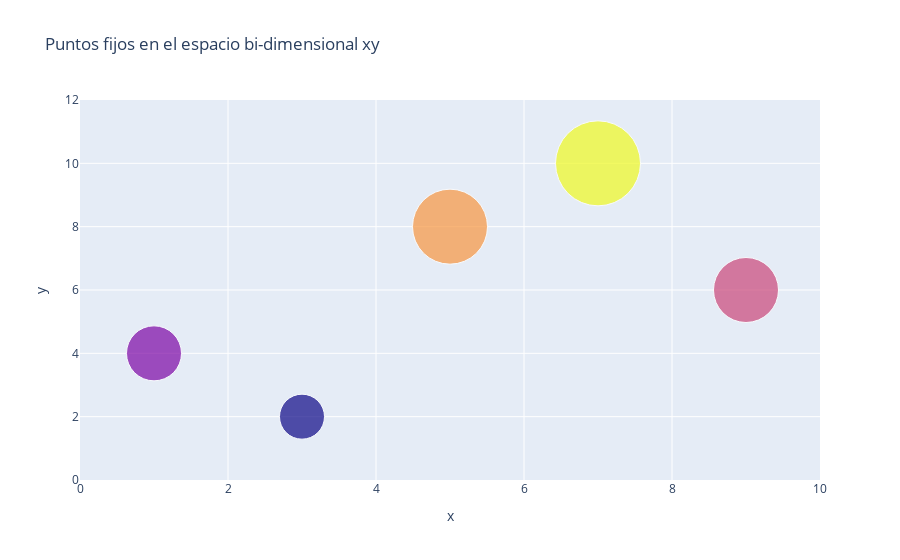

Source (notebook cell):
### Markdown cell above
# ¿Por qué un corazón?

¿Haz jugado submarino? En un juego en el que dices un par de coordenadas para localizar los barquitos de tu oponente colocados en un tablero cuadrado. Una coordenada corresponde al eje horizontal y la otra al vertical. En un mapa o un plano bi-dimensional pasa lo mismo, señalas regiones en el espacio con dos componentes que lo caracterizan.

En la imagen de abajo hay puntos en el plano cartesiano, con ejes $x$ y $y$. Puedes imaginar que son los barquitos del juego o locales de comida deliciosa en un mapa de la ciudad. Este tipo de representación es útil cuando quieres mostrar algo *quieto* respecto a otro punto en el espacio (en el juego, a menos que seas un tramposo como yo de chico, los barquitos están fijos durante a lo largo de la partida o los locales de comida seguirán ahí a menos que cierren o la ciudad se siga hundiendo)

### Code cell
import plotly.graph_objects as go

fig = go.Figure(
    data=go.Scatter(
    x=[3,1,9,5,7],
    y=[2,4,6,8,10],
    mode='markers',
    marker=dict(size=[45, 55, 65, 75, 85],
                color=[0, 1, 2, 3, 4])
    ),
    layout=go.Layout(
    xaxis=dict(range=[0, 10], autorange=False, zeroline=False, title ="x"),
    yaxis=dict(range=[0, 12], autorange=False, zeroline=False, title="y"),
    title_text='Puntos fijos en el espacio bi-dimensional xy', hovermode="closest",
    )

)


fig.show()

### Figure 1 — Plotly figure (JSON) as saved in the notebook; plotly's stock layout.template omitted (floating-point values rounded to 4 significant figures)
{"data": [{"marker": {"color": [0, 1, 2, 3, 4], "size": [45, 55, 65, 75, 85]}, "mode": "markers", "type": "scatter", "x": [3, 1, 9, 5, 7], "y": [2, 4, 6, 8, 10]}], "layout": {"autosize": true, "hovermode": "closest", "title": {"text": "Puntos fijos en el espacio bi-dimensional xy"}, "xaxis": {"autorange": false, "range": [0, 10], "title": {"text": "x"}, "type": "linear", "zeroline": false}, "yaxis": {"autorange": false, "range": [0, 12], "title": {"text": "y"}, "type": "linear", "zeroline": false}}}
